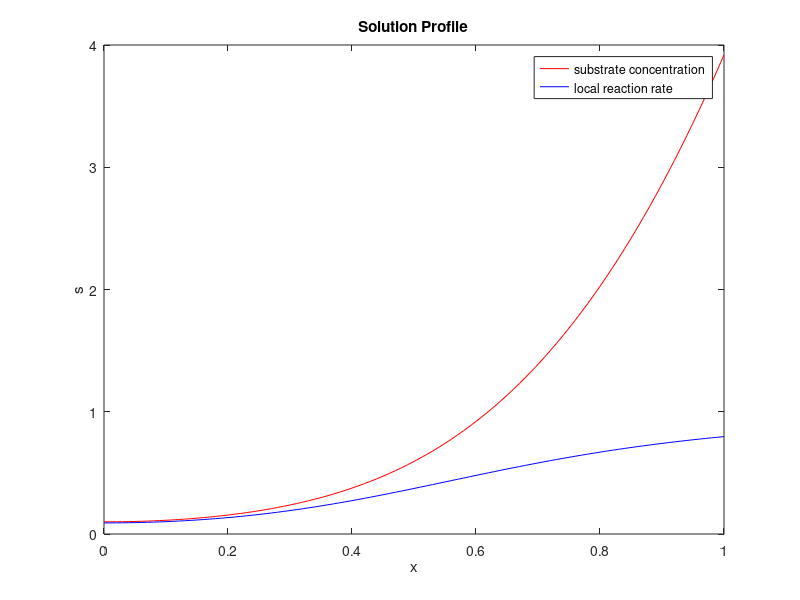
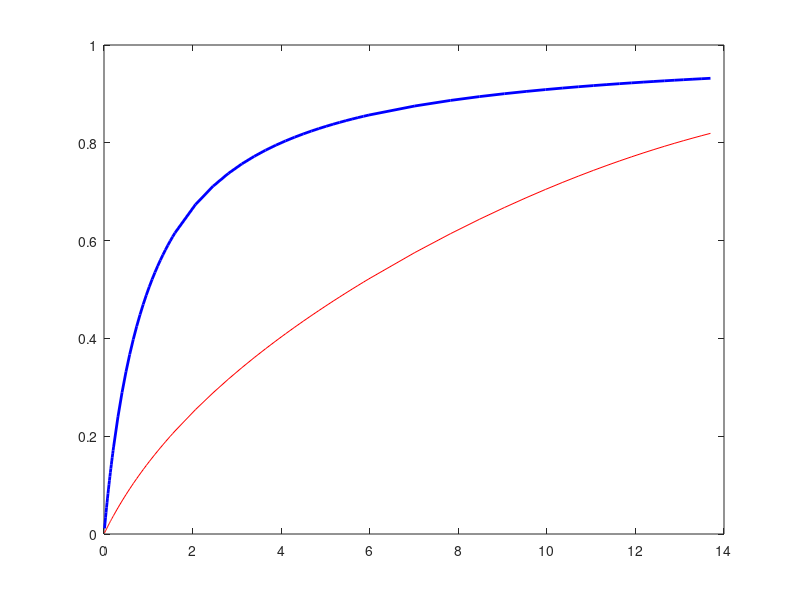

The MATLAB source for these figures, in order: (Note: this script raises an error after producing the figures.)
N=100;
dx = 1/N;

%first a typical profile
s(1) = .1;
a=30;
t(1) = 0;

for j=1:N
s(j+1) = s(j)+dx*t(j);
t(j+1) = t(j) + dx*a*s(j)/(1+s(j));
end
x=.01*[0:N];
figure(1);
plot(x,s,'r',x,s./(1+s),'b');
legend('substrate concentration','local reaction rate')
xlabel('x')
ylabel('s');
title('Solution Profile');

%Now look at several values of external concentration:

M=20;
s1=.0001;
s2=.001;
s3=.01;
s4=.1;
S=[s1*[1:M],s1*M+s2*[1:M],(s1+s2)*M+s3*[1:M],(s1+s2+s3)*M+s4*[1:M]];
T=zeros(1,4*M);
for j=1:N
S = S + dx*T;
T = T +dx*a*S./(1+S);
end
E=T/a;
Se=S./(S+1);


figure(2);
plot(S,E,'r',S,Se,'b','linewidth',2)
legend('Difussion-limited Reactor','Well-stirred Reactor',4);
title('Effective Production Rate');
xlabel('External Substrate Concentration');
